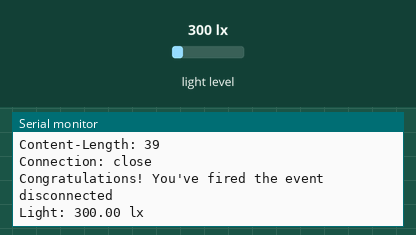
Bench run of a sketch on a simulated Arduino MKR. On the bench: the last lines printed to the serial monitor. The test bench sets the inputs (shaded band); at power-on: light level 300 lx. WiFi joins after 1.5 s; servers stay silent unless stated; web services answer with replies made up by the test bench.

Above: at 2.9 s.
3.0 s: light level set to 40 lx
At 4.3 s:
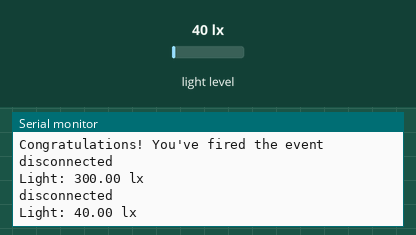
4.5 s: light level set to 500 lx
At 5.3 s:
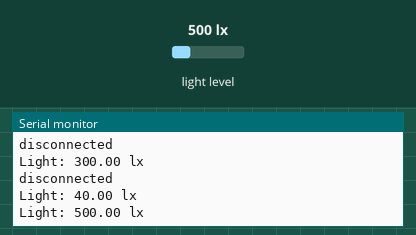
Timing chart, 0 to 7.5 s (numbered marks = the images above; inputs shaded):
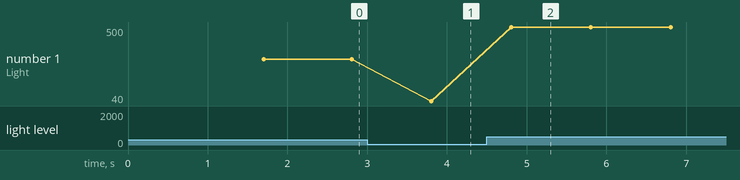

The sketch:

LightIntesityIFTTT.ino
```cpp
#include <BH1750.h>
#include <Wire.h>

#include <WiFiNINA.h>
#include "Secrets.h";

// SENSITIVE DATA - Secrets.h
char ssid[] = SECRET_SSID;
char pass[] = SECRET_PASS;

WiFiClient client;

char   HOST_NAME[] = "maker.ifttt.com";
String PATH_NAME   = "https://maker.ifttt.com/trigger/sunlight_hits_terrarium/with/key/bDG8MglfO1X49_dr0Vax1Y";
String queryString = "?value1=57";

BH1750 lightMeter;

void setup() {
  // initialize WiFi connection
  WiFi.begin(ssid, pass);

  Serial.begin(9600);

  // Initialise the I2C bus
  Wire.begin();

  while (!Serial);

  // connect to web server on port 80:
  if (client.connect(HOST_NAME, 80)) {
    // if connected:
    Serial.println("Connected to server");
  }
  else {// if not connected:
    Serial.println("connection failed");
  }
  lightMeter.begin();
  Serial.println("BH1750 Test begin");
}

void loop() {
  float lx = lightMeter.readLightLevel();
  Serial.print("Light: ");
  Serial.print(lx);
  Serial.println(" lx");
  delay(1000);

  if (lx >= 55) {
    queryString = "?Light_Intensity=" + String(lx);
    // make a HTTP request:
    // send HTTP header
    client.println("GET " + PATH_NAME + queryString + " HTTP/1.1");
    client.println("Host: " + String(HOST_NAME));
    client.println("Connection: close");
    client.println(); // end HTTP header


    while (client.connected()) {
      if (client.available()) {
        // read an incoming byte from the server and print it to serial monitor:
        char c = client.read();
        Serial.print(c);
      }
    }

    // the server's disconnected, stop the client:
    client.stop();
    Serial.println();
    Serial.println("disconnected");
  }
}
```

Secrets.h
```cpp
#define SECRET_SSID "" // insert your wifi name
#define SECRET_PASS "" // Insert your wifi password
```

Measured:
- after the input at 3.0 s, the serial monitor: prints a new line after 0.80 s (image 1)
- after the input at 4.5 s, the serial monitor: prints a new line after 0.31 s (image 2)
- plotted number 1: 300 → 40 after the input at 3.0 s, 40 → 500 after the input at 4.5 s
